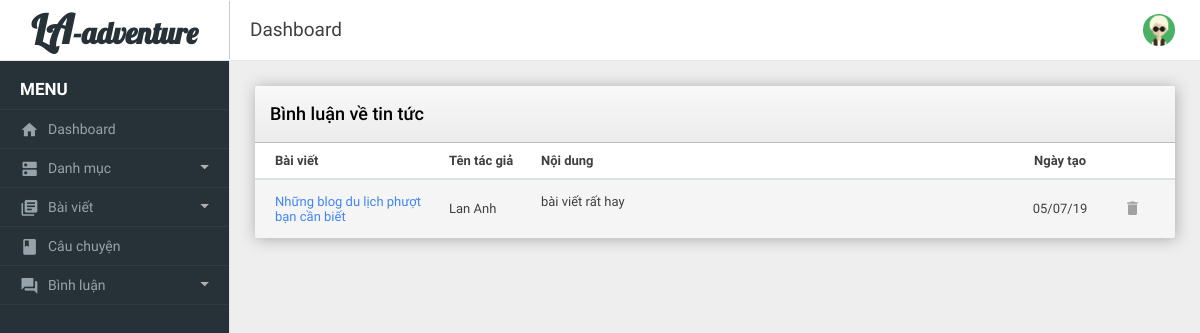
The app's page /admin/binhluantintuc.php (signed in) with its own data.
### tables this page shows
CREATE TABLE `binhluan` (
  `id` int(11) NOT NULL,
  `foreign_id` int(11) NOT NULL,
  `user_id` int(11) NOT NULL,
  `binhluan_kieu` varchar(50) NOT NULL,
  `binhluan_noidung` text NOT NULL,
  `binhluan_ngay` date NOT NULL
);

CREATE TABLE `tintuc` (
  `id` int(11) NOT NULL,
  `danhmuc_id` int(11) NOT NULL,
  `tintuc_ten` varchar(150) NOT NULL,
  `tintuc_mota` text NOT NULL,
  `tintuc_noidung` text NOT NULL,
  `tintuc_anh` varchar(1000) NOT NULL,
  `tintuc_ngaytao` date NOT NULL,
  `tintuc_hot` tinyint(4) NOT NULL
);

CREATE TABLE `user` (
  `id` int(11) NOT NULL,
  `name` varchar(100) NOT NULL,
  `email` varchar(150) NOT NULL,
  `password` varchar(100) NOT NULL,
  `role` tinyint(4) NOT NULL,
  `phone` varchar(11) NOT NULL,
  `address` varchar(150) NOT NULL,
  `active` int(11) DEFAULT NULL
);

### includes/functions.php (called while the page is built, shortened)
<?php
    function the_excerpt($text, $string = 400) {
        $sanitized = strip_tags($text);
        if(strlen($sanitized) > $string) {
            $cutString = substr($sanitized,0,$string);
            $words = substr($sanitized, 0, strrpos($cutString, ' '));
            return $words .'...';
        } else {
            return $sanitized;
        }
    }
?>

### admin/binhluantintuc.php (the view, shortened to what this page needs)
<?php include('../includes/mysqli_connect.php');?>
<?php include('../includes/functions.php');?>
<?php include('includes/header.php');?>
<?php include('includes/top-header.php');?>
<?php include('includes/left-sidebar.php');?>
<div class="be-content">
    <div class="main-content container-fluid">
      <div class="row">
        <div class="col-md-12">
          <div class="card card-table">
            <div class="card-header">Bình luận về tin tức</div>
            <div class="card-body table-responsive">
                <table class="table table-striped table-hover" style="font-size: 13px">
                    <thead>
                        <tr>
                            <th style="width:20%;"><a href="binhluantintuc.php?sort=title">Bài viết</a></th>
                            <th style="width:10%;"><a href="binhluantintuc.php?sort=name">Tên tác giả</a></th>
                            <th>Nội dung</th>
                            <th style="width:80px;" class="actions"><a href="binhluantintuc.php?sort=by">Ngày tạo</a></th>
                            <th style="width:75px;" class="actions"></th>
                        </tr>
                    </thead>
                    <tbody>
                      <?php
                      if(isset($_GET['sort'])) {
                        switch ($_GET['sort']) {
                          case 'title':
                            $order_by = 'tintuc_ten';
                            break;
                          case 'name':
                            $order_by = 'uname';
                            break;
                          case 'by':
                            $order_by = 'date';
                            break;
                          default:
                            $order_by = 'bid';
                            break;
                        }
                      } else {
                        $order_by = 'bid';
                      }
                      $query = "SELECT b.id AS bid, t.id AS tid, t.tintuc_ten, u.name AS uname, b.binhluan_noidung, DATE_FORMAT(b.binhluan_ngay, '%d/%m/%y') AS date ";
                      $query .= " FROM binhluan AS b ";
                      $query .= " INNER JOIN tintuc AS t ";
                      $query .= " ON b.foreign_id = t.id ";
                      $query .= " INNER JOIN user AS u ";
                      $query .= " ON (b.user_id = u.id) ";
                      $query .= " WHERE binhluan_kieu = 'tintuc' ";
                      $query .= " ORDER BY {$order_by} ASC";
                          if ($result = $dbc->query($query)) {
                            while ($binhluan = $result->fetch_array(MYSQLI_ASSOC)) {
                              echo "
                                <tr>
                                  <td><a target='_blank' href='".BASE_URL."/single.php?id={$binhluan['tid']}'>".the_excerpt($binhluan['tintuc_ten'], 50)."</a></td>
                                  <td>".the_excerpt($binhluan['uname'], 100)."</td>
                                  <td>{$binhluan['binhluan_noidung']}</td>
                                  <td class='actions'>{$binhluan['date']}</td>
                                  <td class='actions'>
                                    <span style='padding:0 3px'>
                                    <a id='{$binhluan['bid']}' class='icon remove'><i class='mdi mdi-delete'></i>
                                    </a>
                                    </span>
                                  </td>
                              </tr>
                              ";
                            }
                          }
                       ?>
                    </tbody>
                </table>
            </div>
        </div>
        </div>
      </div>
    </div>
</div>
<?php include('includes/footer.php');?>

### admin/assets/css/style.css (style rules this page uses)
th a { color: #404040; }

### records on screen
binhluan: tintuc.tintuc_ten "Những blog du lịch phượt bạn cần biết", user.name "Lan Anh", binhluan_noidung "bài viết rất hay", date "05/07/19"
